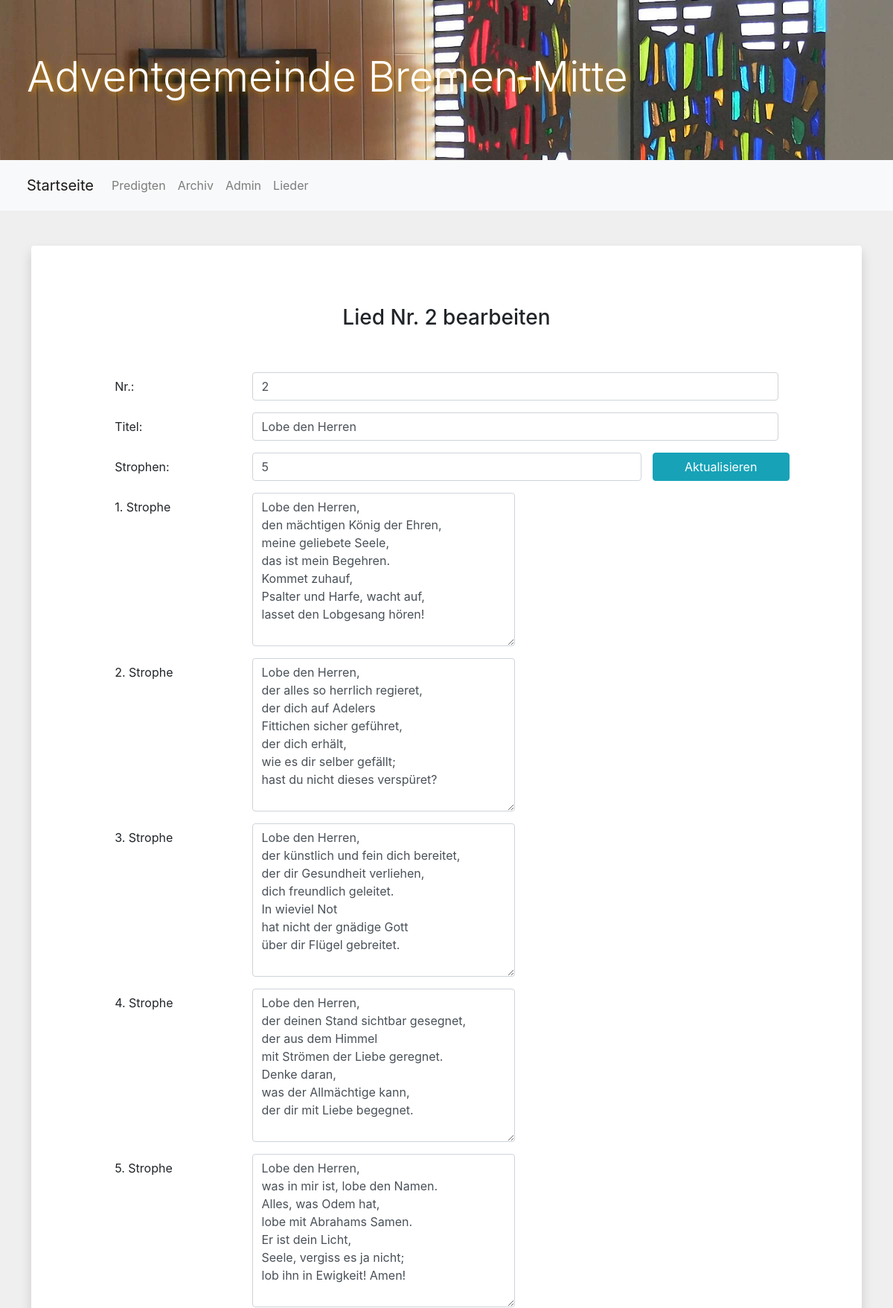
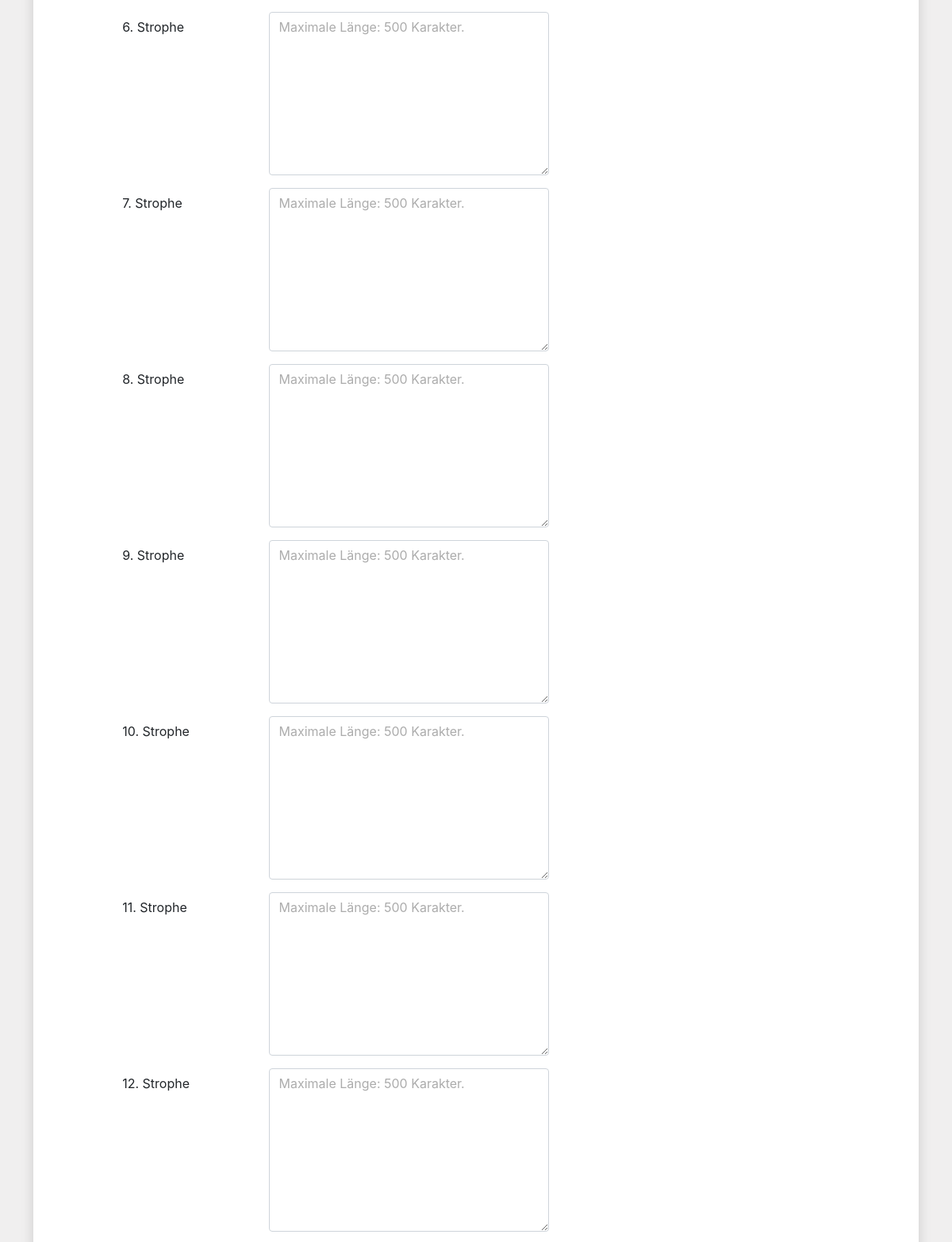
The app's page /songs.edit.php?id=2 (upper part) with its own data (2 pictures, top to bottom).
### tables this page shows
CREATE TABLE `songs` (
  `id` int(11) NOT NULL,
  `title` varchar(50) NOT NULL,
  `versnr` int(2) NOT NULL,
  `v1` varchar(500) NOT NULL,
  `v2` varchar(500) NOT NULL,
  `v3` varchar(500) NOT NULL,
  `v4` varchar(500) NOT NULL,
  `v5` varchar(500) NOT NULL,
  `v6` varchar(500) NOT NULL,
  `v7` varchar(500) NOT NULL,
  `v8` varchar(500) NOT NULL,
  `v9` varchar(500) NOT NULL,
  `v10` varchar(500) NOT NULL,
  `v11` varchar(500) NOT NULL,
  `v12` varchar(500) NOT NULL,
  `v13` varchar(500) NOT NULL,
  `v14` varchar(500) NOT NULL,
  `v15` varchar(500) NOT NULL
);

### class/songs.class.php (called while the page is built, shortened)
<?php
    class Songs {
        private $table = "songs";
        private $tablePrimaryKey = "id";
        private $columns = [
            "Nr." => "id",
            "Titel" => "title",
            "Str.anzahl" => "versnr",
            "Strophe 1" => "v1",
            "Strophe 2" => "v2",
            "Strophe 3" => "v3",
            "Strophe 4" => "v4",
            "Strophe 5" => "v5",
            "Strophe 6" => "v6",
            "Strophe 7" => "v7",
            "Strophe 8" => "v8",
            "Strophe 9" => "v9",
            "Strophe 10" => "v10",
            "Strophe 11" => "v11",
            "Strophe 12" => "v12",
            "Strophe 13" => "v13",
            "Strophe 14" => "v14",
            "Strophe 15" => "v15"
        ];
            ?>
<?php
        public function readDataLine($id) {
            require("inc/db.inc.php");
            $s = "";
            foreach ($this->columns as $key=>$value) {
                if ($this->tablePrimaryKey != $value) {
                    if ($value != end($this->columns)) {
                        $s .= $value . ", ";
                    } else {
                        $s .= $value;
                    }
                }
            }
            $sql = "SELECT " .$s ." FROM " .$this->table ." WHERE " .$this->tablePrimaryKey ."=:" .$this->tablePrimaryKey;
            if ($stmt = $pdo -> prepare($sql)) {
                $stmt -> bindParam(":" .$this->tablePrimaryKey, $id);
                $stmt -> execute();
                return($stmt -> fetch(PDO::FETCH_ASSOC));
            }
            return(false);
        }
}
?>

### songs.edit.php (the view, shortened to what this page needs)
<?php
    require_once("header.php");
    require_once("navigation.admin.php");
	require("_path.php");
    require($path ."/class/sermons.class.php");
    require($path ."/class/songs.class.php");
    $song = new Songs();
    if (isset($_POST["mode"])) {
        if ($_POST["mode"] == "null") {
            $song -> createDataLine($_POST);
        } else {
            $song -> editDataLine($_POST);
        }
        header("refresh:2;url=songs.admin.php");
    } else {
?>
<div>
<?php
require_once("class/contentbox.class.php");
if (isset($_GET["id"])) {
    $tData = $song -> readDataLine($_GET["id"]);
    $id = $_GET["id"];
?>
    <h3 class="tableTitle">Lied Nr. <?php echo $id; ?> bearbeiten</h3>
<form action="" method="post">
        <div class="form-group row justify-content-center">
            <label for="id" class="col-md-2 col-form-label">Nr.:</label>
                <div class="col-md-8">
                    <input class="form-control" type="text" id="id" name="id" value="<?php echo $id; ?>">
                </div>
            </div>
            <div class="form-group row justify-content-center">
                <label for="title" class="col-md-2 col-form-label">Titel:</label>
                <div class="col-md-8">
                    <input class="form-control" type="text" id="title" name="title" value="<?php echo $tData['title']; ?>">
                </div>
            </div>
            <div class="form-group row justify-content-center">
                <label for="versnr" class="col-md-2 col-form-label">Strophen:</label>
                <div class="col-md-6">
                    <input class="form-control" onclick="verseNrCheck()" type="number" min="1" max="15" id="versnr" name="versnr" value="<?php echo $tData['versnr']; ?>">
                </div>
                <a class="btn btn-info refreshBtn col-md-2" tabindex="10" onclick="verseNrCheck()">Aktualisieren</a>
            </div>
            <?php
                for ($i = 1; $i <= 15; $i++) {
                    $tDataName = "v" .$i;
                    ?>
                    <div class="form-group row justify-content-center versBoxes" id="verseBox<?php echo $i; ?>">
                        <label for="v<?php echo $i; ?>" class="col-md-2 col-form-label versLabel"><?php echo $i; ?>. Strophe</label>
                        <div class="col-md-8">
                            <textarea class="form-control w-50" onclick="verseNrCheck()" type="text" id="v<?php echo $i; ?>" name="v<?php echo $i; ?>" maxlength="500"  rows="8" placeholder="Maximale Länge: 500 Karakter."><?php echo $tData[$tDataName]; ?></textarea>
                        </div>
                    </div>
                    <?php
                }
            ?>
        </div>
</div>
<?php
}
?>
<?php
}
    require_once("footer.php");
?>

### src/css/style.css (style rules this page uses)
body { background-color:rgb(240, 239, 239); }
.text-info, .form-group > label { text-align: left!important; }
.btn { height: 100%; width: 100%; }
.versLabel { vertical-align: middle!important; }
label { text-align: right; }
::placeholder { color: rgb(172, 172, 172)!important; }
.tableTitle { margin: 60px 0 40px 0; }

### records on screen
songs: title "Lobe den Herren", versnr "5", v1 "Lobe den Herren, den mächtigen König der Ehren, meine geliebete Seele, das ist mein Begehren. Kommet zuhauf, Psalter und Harfe, wacht auf, lasset den Lobgesang hören!", v2 "Lobe den Herren, der alles so herrlich regieret, der dich auf Adelers Fittichen sicher geführet, der dich erhält, wie es dir selber gefällt; hast du nicht dieses verspüret?", v3 "Lobe den Herren, der künstlich und fein dich bereitet, der dir Gesundheit verliehen, dich freundlich geleitet. In wieviel Not hat nicht der gnädige Gott über dir Flügel gebreitet.", v4 "Lobe den Herren, der deinen Stand sichtbar gesegnet, der aus dem Himmel mit Strömen der Liebe geregnet. Denke daran, was der Allmächtige kann, der dir mit Liebe begegnet.", v5 "Lobe den Herren, was in mir ist, lobe den Namen. Alles, was Odem hat, lobe mit Abrahams Samen. Er ist dein Licht, Seele, vergiss es ja nicht; lob ihn in Ewigkeit! Amen!"

### other values on screen
$id "2"
